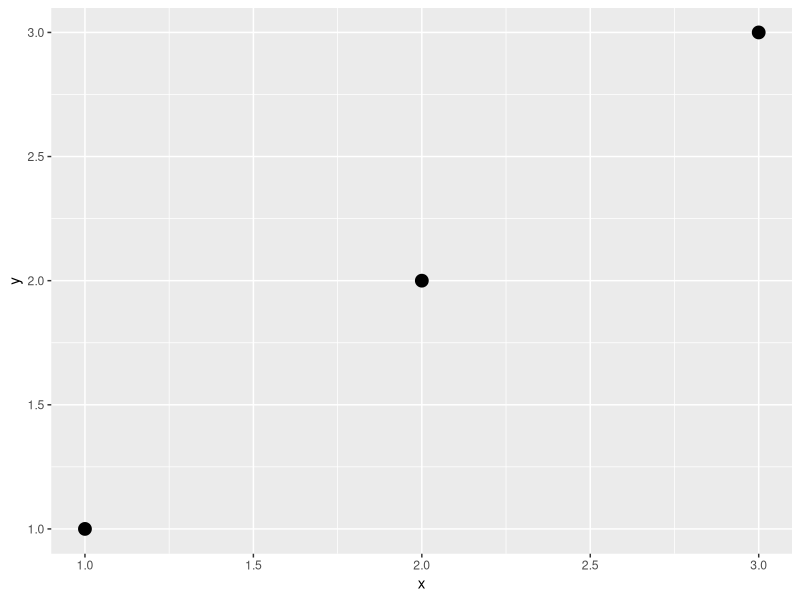
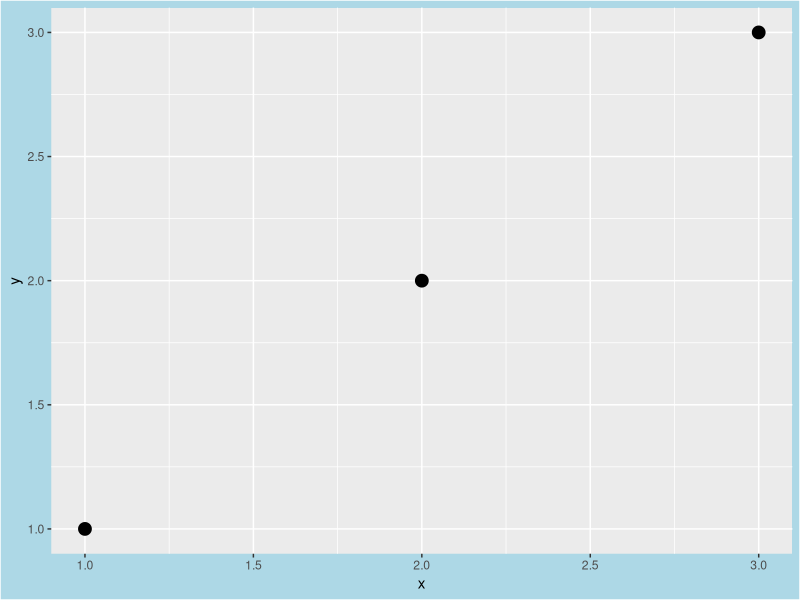
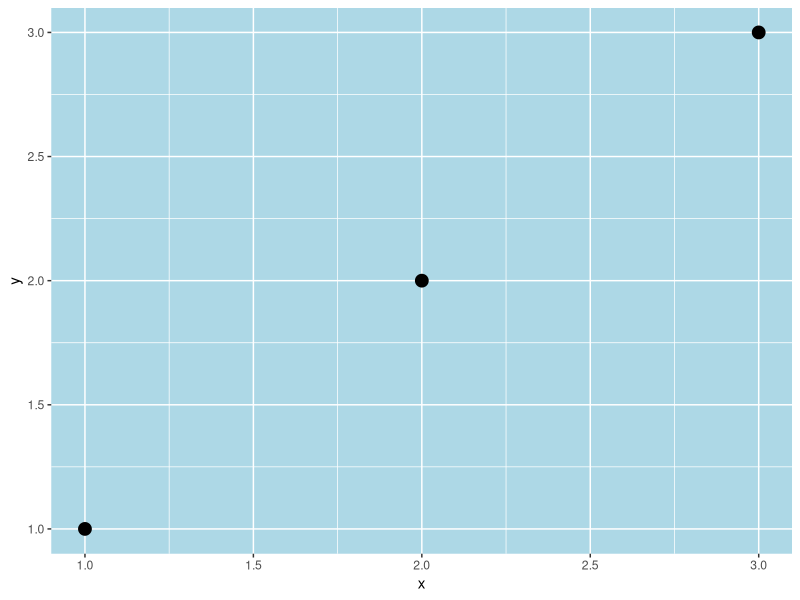
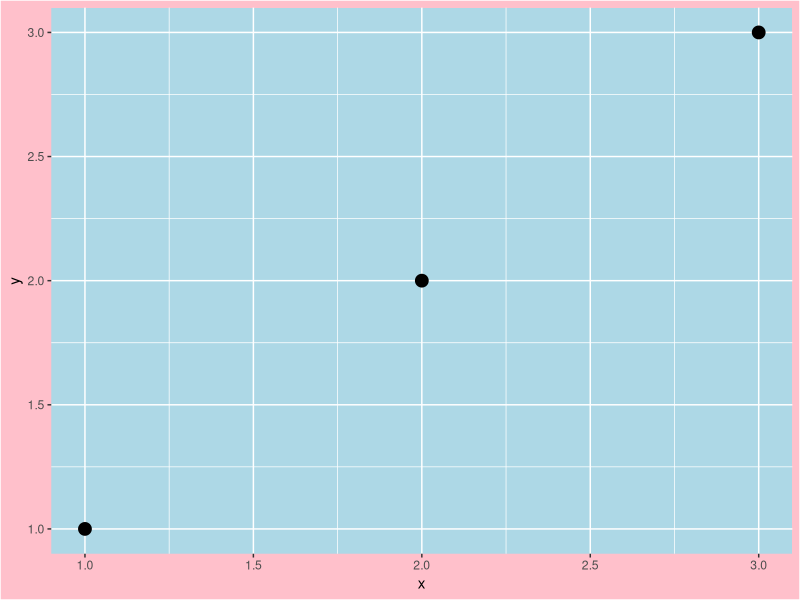
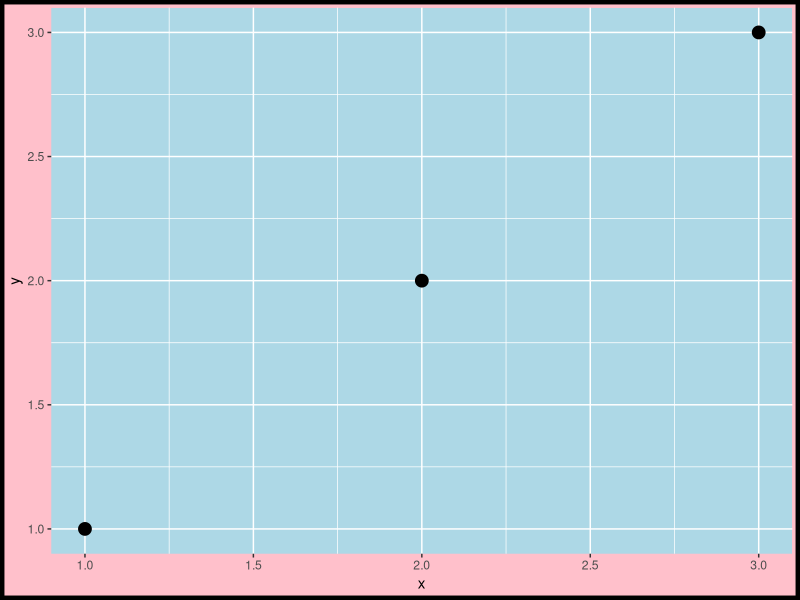
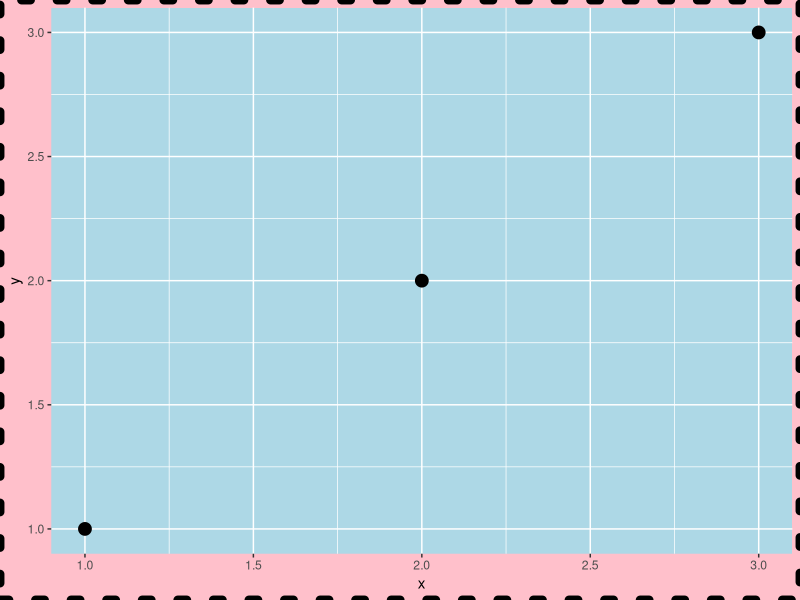
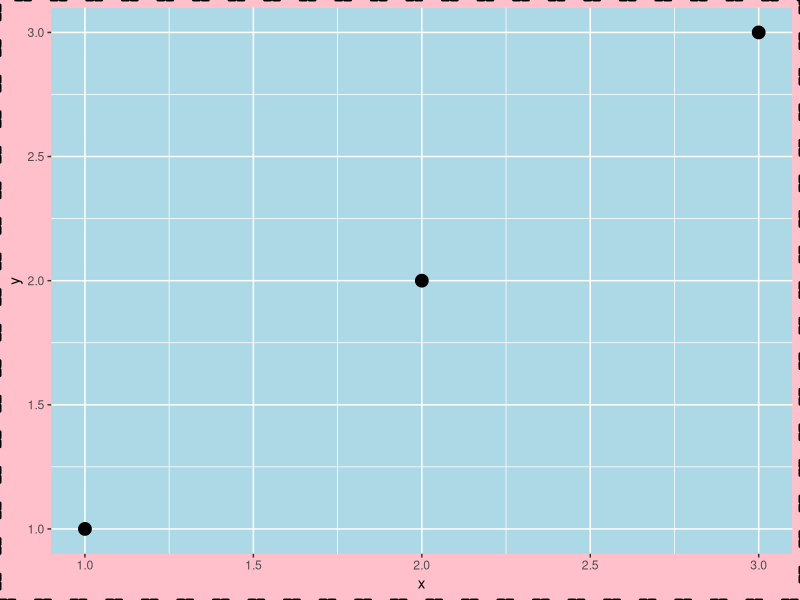
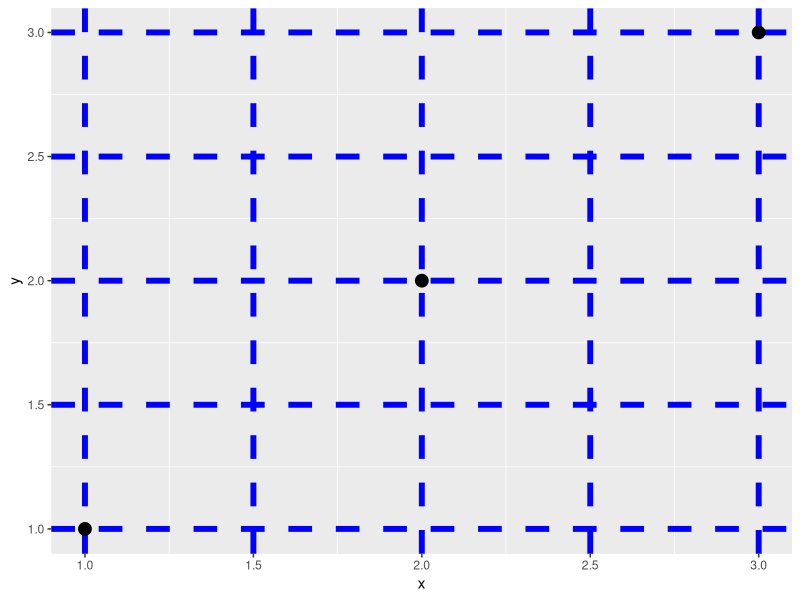

The R source for these figures, in order:
## ---- chunk 1
library(ggplot2)
library(dplyr)

df <- data.frame(x = 1:3,
                 y = 1:3, 
                 z = LETTERS[1:3])

base <- ggplot(df, aes(x, y)) +
  geom_point(size = 4)

print(base)
## ---- chunk 2
base + theme(plot.background = element_rect(fill = "lightblue"))
## ---- chunk 3
base + theme(panel.background = element_rect(fill = "lightblue"))
## ---- chunk 4
base + theme(plot.background = element_rect(fill = "pink"),
             panel.background = element_rect(fill = "lightblue"))
## ---- chunk 5
base + theme(plot.background = element_rect(fill = "pink", 
                                            color = "black", 
                                            size = 3)) +
  theme(panel.background = element_rect(fill = "lightblue"))
## ---- chunk 6
base + theme(plot.background = element_rect(fill = "pink", 
                                            color = "black", 
                                            size = 3, 
                                            linetype = "dotted")) +
  theme(panel.background = element_rect(fill = "lightblue"))
## ---- chunk 7
base + theme(plot.background = element_rect(fill = "pink", 
                                            color = "black", 
                                            size = 1, 
                                            linetype = "2127")) +
  theme(panel.background = element_rect(fill = "lightblue"))
## ---- chunk 8
base + theme(panel.grid.major = element_line(color = "blue", 
                                             size = 2, 
                                             linetype = "dashed"))

## ---- chunk 9
base + theme(panel.grid.minor = element_line(color = "blue", 
                                             size = 2, 
                                             linetype = "dashed"))

## ---- chunk 10

base + theme(aspect.ratio = 0.75)

## ---- chunk 11
base + theme(axis.line = element_line(arrow = arrow(angle = 15, 
                                                    length = unit(.15, "inches"),
                                                    type = "closed")))
## ---- chunk 12
base + theme(axis.ticks = element_line(color = "red"),
             axis.ticks.length = unit(10, units = "pt"),
             axis.text = element_text(face = "bold", 
                                      size = 12, 
                                      angle = 30))
## ---- chunk 13
base + geom_point(aes(color = z), size = 4) +
  theme(legend.key = element_blank(),
        legend.background = element_blank(),
        legend.title.align = 1,
        legend.position = c(0.9, 0.5))
## ---- chunk 14
mpg2 <- mpg %>% 
  filter(cyl != 5 & drv %in% c("4", "f") & class != "2seater")
## ---- chunk 15
ggplot(mpg2, aes(displ,hwy)) +
  geom_point() +
  facet_wrap(~class) +
  theme(strip.background = element_blank()) +
  theme(strip.text = element_text(family = "Times")) +
  theme(panel.spacing.x = unit(1,"cm"), 
        panel.spacing.y = unit(1.5,"cm"))
